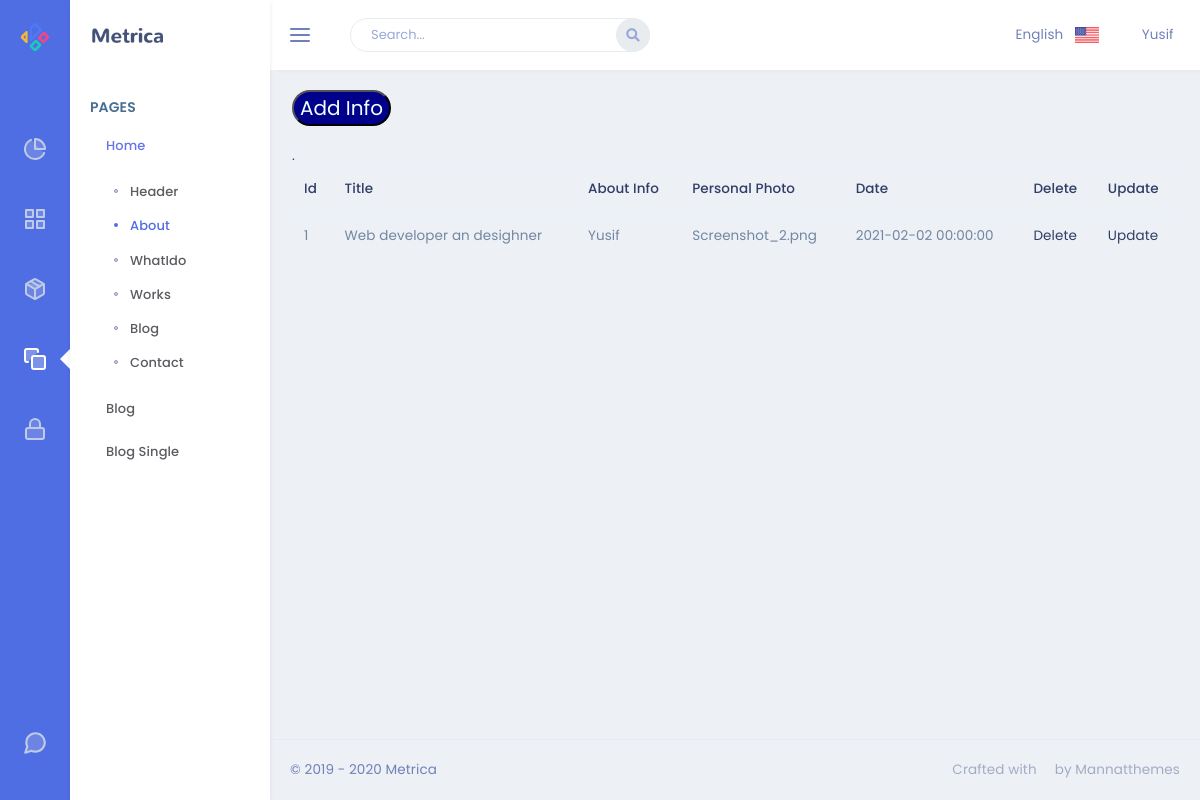
The app's page /admin/about with its own data.
### app/models.py (models this page shows)
class About(db.Model):
    id = db.Column(db.Integer, primary_key=True)
    about_title = db.Column(db.String(80), nullable=False)
    about_img = db.Column(db.String(50), nullable=False)
    about_content = db.Column(db.Text, nullable=False)
    about_date = db.Column(db.DateTime)

### admin/routes.py (the view)
@admin.route('/about')
def about():
    about = About.query.all()
    return render_template('About/about.html',about=about)

### admin/templates/About/about.html
{% extends "layout.html" %}
{% block content %}
<form action="/admin/about/add">
<button type="submit" style="background-color: darkblue; border-radius:25px; color:azure; margin:20px auto; font-size: 20px;">
    Add Info
</button>
</form>
<table class="table">
    <thead>
      <tr>
        <th scope="col">Id</th>
        <th scope="col">Title</th>
        <th scope="col">About Info</th>
        <th scope="col">Personal Photo</th>
        <th scope="col">Date</th>
        <th scope="col">Delete</th>
        <th scope="col">Update</th>
      </tr>
    </thead>
    <tbody>.
      {% for object in about %}
      <tr>
        <td>{{object.id}}</td>
        <td>{{object.about_title}}</td>
        <td>{{object.about_content}}</td>
        <td>{{object.about_img}}</td>
        <td>{{object.about_date}}</td>
        <td><a href="/admin/about/delete/{{object.id}}">Delete</a></td>
        <td><a href="/admin/about/update/{{object.id}}">Update</a></td>
      </tr>
      {% endfor %}
    </tbody>
  </table>
{% endblock %}

### records on screen
About: id "1", about_title "Web developer an desighner", about_content "Yusif", about_img "Screenshot_2.png", about_date "2021-02-02 00:00:00"
